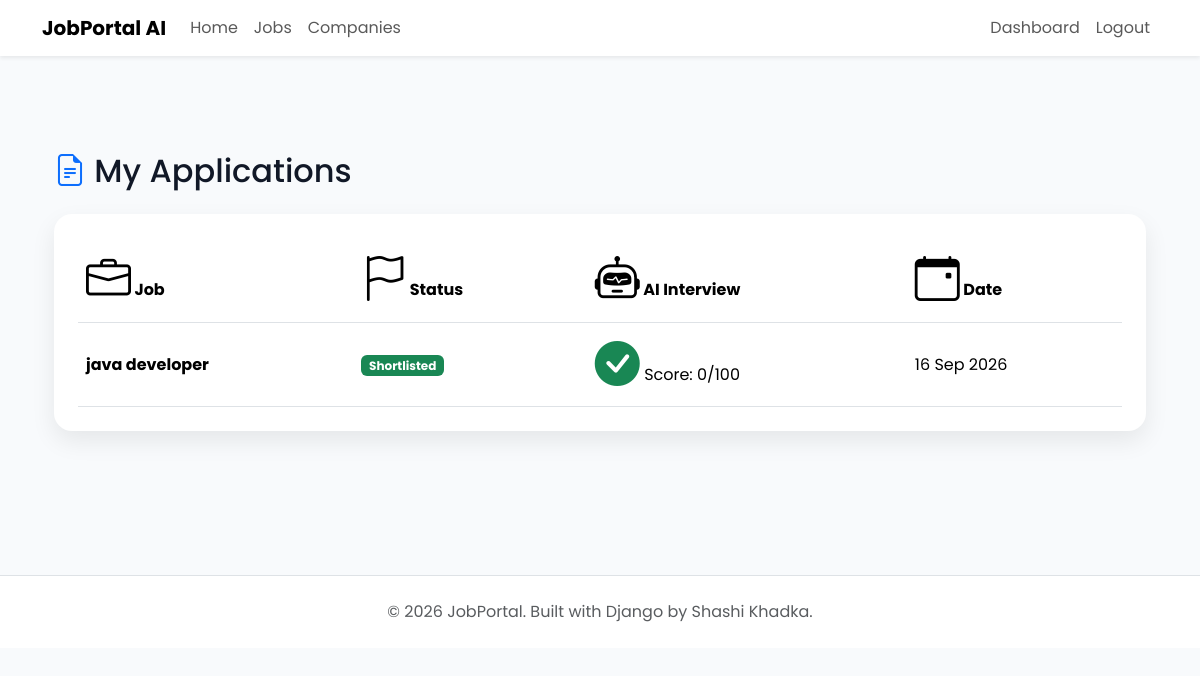
/applications/my-applications/ (signed in), run on an earlier commit of the app's database.
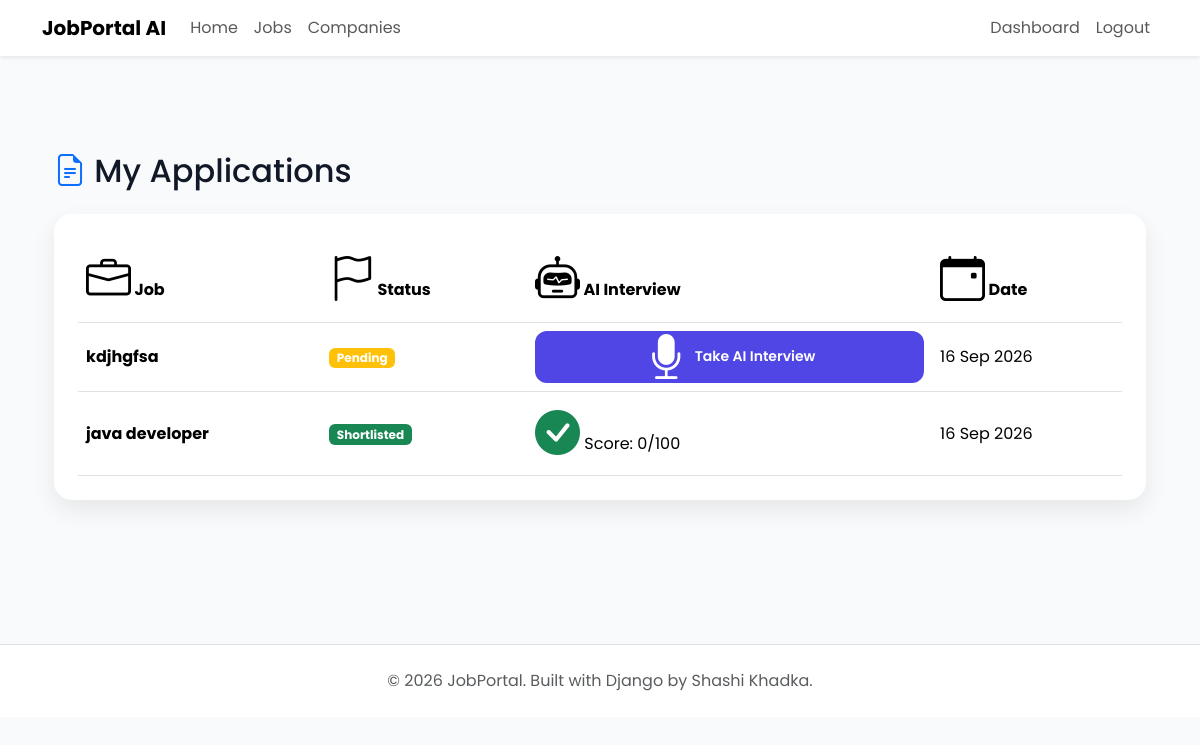
And on a later commit of the database.
### applications/models.py (models this page shows, shortened)
class Application(models.Model):
    applicant = models.ForeignKey( settings.AUTH_USER_MODEL, on_delete=models.CASCADE, related_name="applications" )
    job = models.ForeignKey( Job, on_delete=models.CASCADE,related_name="applications")
    resume = models.FileField( upload_to="resumes/")
    cover_letter = models.TextField( blank=True)
    status = models.CharField( max_length=20,choices=Applicationstatus.choices,default=Applicationstatus.PENDING )
    applied_at = models.DateTimeField(auto_now_add=True)
    first_name = models.CharField(max_length=100, default="")
    last_name = models.CharField(max_length=100, default="")
    location = models.CharField(max_length=100, default="")
    class Meta:
        ordering = ["-applied_at"]
        unique_together = ("applicant", "job")

class AIInterview(models.Model):
    application = models.OneToOneField( Application, on_delete=models.CASCADE)
    questions = models.JSONField(default=list, blank=True)
    answers = models.JSONField(default=list, blank=True)
    is_generating = models.BooleanField(default=False)
    is_evaluating = models.BooleanField(default=False)
    score = models.IntegerField(default=0)
    feedback = models.TextField(blank=True)
    completed = models.BooleanField(default=False)

### jobs/models.py (models this page shows, shortened)
class Job(models.Model):
    class EmploymentType(models.TextChoices):
        FULL_TIME = "Full Time"
        PART_TIME = "Part Time"
        INTERNSHIP = "Internship"
        CONTRACT = "Contract"
    class ExperienceLevel(models.TextChoices):
        ENTRY =  "Entry Level"
        MID =  "Mid Level"
        SENIOR = "Senior Level"
    company = models.ForeignKey(Company,on_delete=models.CASCADE,related_name="jobs")
    title = models.CharField(max_length=200)
    slug = models.SlugField(unique=True,blank=True)
    description = models.TextField()
    location = models.CharField(max_length=150)
    employment_type = models.CharField(max_length=20,choices=EmploymentType.choices)
    experience_level = models.CharField( max_length=20, choices=ExperienceLevel.choices )
    salary_min = models.PositiveIntegerField()
    salary_max = models.PositiveIntegerField()
    vacancies = models.PositiveIntegerField(default=1)
    deadline = models.DateField()
    is_active = models.BooleanField(default=True)
    created_at = models.DateTimeField(auto_now_add=True)
    updated_at = models.DateTimeField(auto_now=True)

### applications/views.py (the view)
# urls.py: path("my-applications/",views.my_applications,name="my-applications"),
@login_required
def my_applications(request):
    applications = Application.objects.filter( applicant=request.user)
    return render(request,"applications/my_application.html",{"applications": applications})

### templates/applications/my_application.html (shortened to what this page needs)
{% extends "base.html" %}
{% block content %}
<div class="container py-5">
    <h2 class="mb-4">
        <i class="bi bi-file-earmark-text text-primary"></i>
        My Applications
    </h2>
    <div class="custom-card">
        <div class="table-responsive">
            <table class="table align-middle">
                <thead>
                    <tr>
                        <th><i class="bi bi-briefcase"></i> Job</th>
                        <th><i class="bi bi-flag"></i> Status</th>
                        <th><i class="bi bi-robot"></i> AI Interview</th>
                        <th><i class="bi bi-calendar-event"></i> Date</th>
                    </tr>
                </thead>
                <tbody>
                {% for application in applications %}
                    <tr>
                        <td>
                            <strong>{{ application.job.title }}</strong>
                        </td>
                        <td>
                            {% if application.status == "Pending" %}
                                <span class="badge bg-warning">Pending</span>
                            {% elif application.status == "Reviewing" %}
                                <span class="badge bg-info">Reviewing</span>
                            {% elif application.status == "Shortlisted" %}
                                <span class="badge bg-success">Shortlisted</span>
                            {% elif application.status == "Hired" %}
                                <span class="badge bg-primary">Hired</span>
                            {% elif application.status == "Rejected" %}
                                <span class="badge bg-danger">Rejected</span>
                            {% endif %}
                        </td>
                        <td>
                            {% if application.aiinterview.completed %}
                                <i class="bi bi-check-circle-fill text-success"></i>
                                Score: {{ application.aiinterview.score }}/100
                            {% else %}
                                <a href="{% url 'start-interview' application.id %}" class="btn btn-sm btn-primary-custom">
                                    <i class="bi bi-mic-fill"></i> Take AI Interview
                                </a>
                            {% endif %}
                        </td>
                        <td>
                            {{ application.applied_at|date:"d M Y" }}
                        </td>
                    </tr>
                {% endfor %}
                </tbody>
            </table>
        </div>
    </div>
</div>
{% endblock %}

What changed in the data, as far as the page shows it:
added Application: job "kdjhgfsa", status "Pending", shows "Take AI Interview", applied_at "16 Sep 2026"
